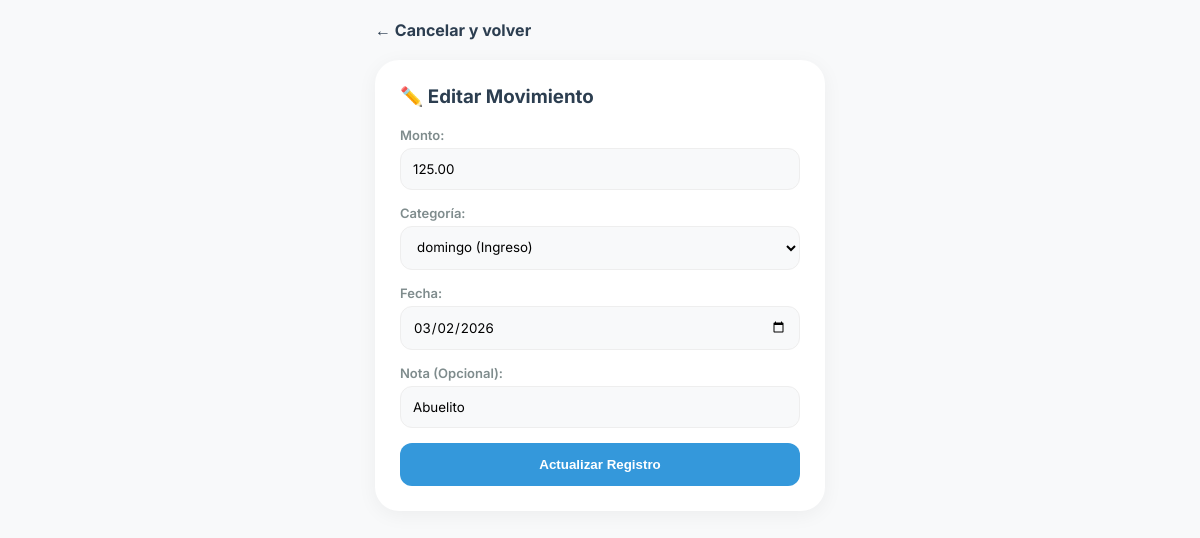
The page /editar/48/ (signed in) on the database its author committed.
### wallet/models.py (models this page shows, shortened)
class Transaction(models.Model):
    user = models.ForeignKey(User, on_delete=models.CASCADE)
    amount = models.DecimalField(max_digits=10, decimal_places=2)
    category = models.ForeignKey(Category, on_delete=models.SET_NULL, null=True, blank=True)
    is_expense = models.BooleanField(default=True)
    date = models.DateField(default=now)
    note = models.CharField(max_length=150, blank=True, null=True)
    is_transfer = models.BooleanField(default=False)

class Category(models.Model):
    user = models.ForeignKey(User, on_delete=models.CASCADE)
    name = models.CharField(max_length=50)
    is_expense = models.BooleanField(default=True)
    budget_limit = models.DecimalField(max_digits=10, decimal_places=2, default=0)

### wallet/views.py (the view, shortened to what this page needs)
# urls.py: path('editar/<int:id>/', views.editar_transaccion, name='editar'),
@login_required
def editar_transaccion(request, id):
    transaccion = get_object_or_404(Transaction, id=id, user=request.user)
    categorias = Category.objects.filter(user=request.user)
    return render(request, 'editar.html', {
        't': transaccion,
        'categorias': categorias
    })

### templates/editar.html (shortened to what this page needs)
<!DOCTYPE html>
<html lang="es">
<head>
</head>
<body>
    <div class="main-container">
        <div style="margin-bottom: 20px;">
            <a href="{% url 'inicio' %}" style="text-decoration: none; font-weight: bold; color: var(--dark);">← Cancelar y volver</a>
        </div>
        <div class="glass-card">
            <h3 style="margin-top:0; color: var(--dark);">✏️ Editar Movimiento</h3>
            <form method="POST">
                <label class="form-label">Monto:</label>
                <input type="number" name="amount" step="0.01" value="{{ t.amount|stringformat:'.2f' }}" required>
                <label class="form-label">Categoría:</label>
                <select name="category" required>
                    {% for cat in categorias %}
                        <option value="{{ cat.id }}" {% if cat.id == t.category.id %}selected{% endif %}>
                            {{ cat.name }} {% if cat.is_expense %} (Gasto) {% else %} (Ingreso) {% endif %}
                        </option>
                    {% endfor %}
                </select>
                <label class="form-label">Fecha:</label>
                <input type="date" name="date" value="{{ t.date|date:'Y-m-d' }}" required>
                <label class="form-label">Nota (Opcional):</label>
                <input type="text" name="note" value="{{ t.note|default:'' }}" placeholder="Ej. Tacos en la esquina">
                <button type="submit" class="btn-save">Actualizar Registro</button>
            </form>
        </div>
    </div>
</body>
</html>

### templates/editar.html (style rules this page uses)
:root { --primary: #2ecc71; --danger: #e74c3c; --dark: #2c3e50; --bg: #f8f9fa; --accent: #3498db; }
body { background-color: var(--bg); font-family: 'Inter', sans-serif; margin: 0; padding: 20px; color: var(--dark); }
.main-container { max-width: 450px; margin: 0 auto; }
.glass-card { background: white; padding: 25px; border-radius: 24px; box-shadow: 0 4px 20px rgba(0,0,0,0.05); margin-bottom: 25px; }
input, select { width: 100%; padding: 12px; margin-bottom: 15px; border: 1px solid #eee; border-radius: 12px; font-family: inherit; box-sizing: border-box; background-color: #f8f9fa; }
.form-label { font-size: 13px; font-weight: 600; color: #7f8c8d; margin-bottom: 5px; display: block; }
.btn-save { background: var(--accent); color: white; border: none; padding: 14px; border-radius: 12px; width: 100%; font-weight: 600; cursor: pointer; transition: 0.3s; }

### rows shown on the page
Transaction: amount "125.00", category "domingo (Ingreso)", date "03/02/2026", note "Abuelito"
